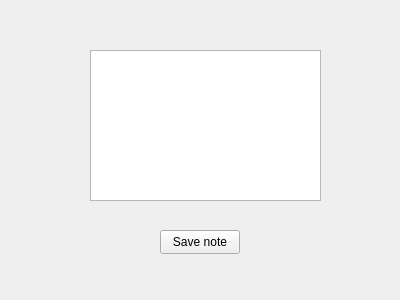
<?xml version="1.0" encoding="UTF-8"?>
<ui version="4.0">
 <class>Form_for_deleted</class>
 <widget class="QWidget" name="Form_for_deleted">
  <property name="geometry">
   <rect>
    <x>0</x>
    <y>0</y>
    <width>400</width>
    <height>300</height>
   </rect>
  </property>
  <property name="windowTitle">
   <string>Form</string>
  </property>
  <widget class="QTextEdit" name="Deleted_form_textEdit">
   <property name="geometry">
    <rect>
     <x>90</x>
     <y>50</y>
     <width>231</width>
     <height>151</height>
    </rect>
   </property>
  </widget>
  <widget class="QPushButton" name="Deleted_form_save_btn">
   <property name="geometry">
    <rect>
     <x>160</x>
     <y>230</y>
     <width>80</width>
     <height>24</height>
    </rect>
   </property>
   <property name="text">
    <string>Save note</string>
   </property>
  </widget>
 </widget>
 <resources/>
 <connections/>
</ui>
